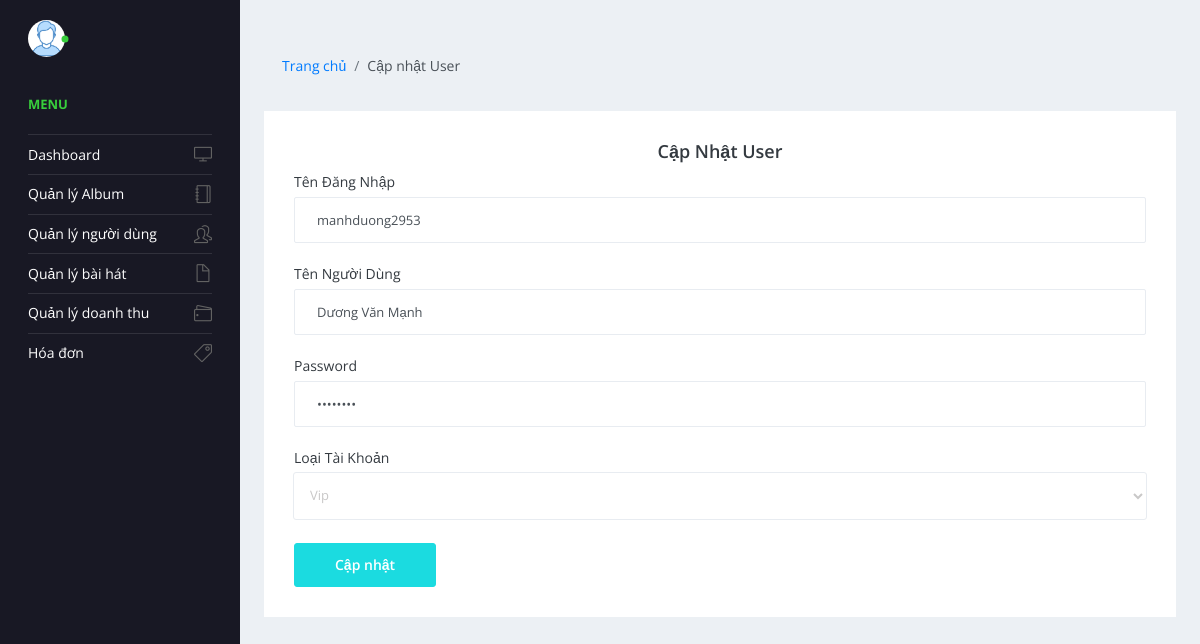
/admin/edit-user.php?id=1 (signed in), run on the app's committed database.
### tables this page shows
CREATE TABLE `user` (
  `id_user` int(11) NOT NULL,
  `user_name` varchar(255) NOT NULL,
  `account_name` varchar(255) NOT NULL,
  `password` varchar(255) NOT NULL,
  `avatar_link` varchar(1000) DEFAULT 'https://static2.yan.vn/YanNews/2167221/202003/dan-mang-du-trend-thiet-ke-avatar-du-kieu-day-mau-sac-tu-anh-mac-dinh-b0de2bad.jpg',
  `type_account` varchar(255) DEFAULT 'free',
  `role` int(11) DEFAULT 0
);

### admin/edit-user.php (the view, shortened to what this page needs)
<?php
include('../Config/configConnectDB.php');
$id = $_GET['id'];
$sql = "SELECT * FROM user WHERE id_user=$id";
$result = $conn->query($sql);
$row = $result->fetch_assoc();
?>
  <!DOCTYPE html>
  <html lang="en">
  <head>
    <link rel="stylesheet" href="vendors/simple-line-icons/css/simple-line-icons.css">
    <link rel="stylesheet" href="vendors/flag-icon-css/css/flag-icon.min.css">
    <link rel="stylesheet" href="vendors/css/vendor.bundle.base.css">
    <link rel="stylesheet" href="vendors/select2/select2.min.css">
    <link rel="stylesheet" href="vendors/select2-bootstrap-theme/select2-bootstrap.min.css">
    <link rel="stylesheet" href="css/style.css" />
  </head>
  <body>
    <div class="container-scroller">
      <div class="container-fluid page-body-wrapper">
        <?php include_once('includes/sidebar.php'); ?>
        <div class="main-panel">
          <div class="content-wrapper">
            <div class="page-header">
              <nav aria-label="breadcrumb">
                <ol class="breadcrumb">
                  <li class="breadcrumb-item"><a href="dashboard.php">Trang chủ</a></li>
                  <li class="breadcrumb-item active" aria-current="page"> Cập nhật User</li>
                </ol>
              </nav>
            </div>
            <div class="row">
              <div class="col-12 grid-margin stretch-card">
                <div class="card">
                  <div class="card-body">
                    <h4 class="card-title" style="text-align: center;">Cập nhật User</h4>
                    <form class="forms-sample" method="POST">
                        <div class="form-group">
                            <label>Tên Đăng Nhập</label>
                            <input type="text" name="account_name" class="form-control" value="<?php echo $row['account_name']; ?>" required>
                        </div>
                        <div class="form-group">
                            <label>Tên Người Dùng</label>
                            <input type="text" name="user_name" class="form-control" value="<?php echo $row['user_name']; ?>" required>
                        </div>
                        <div class="form-group">
                            <label>Password</label>
                            <input type="password" name="password" class="form-control" value="<?php echo $row['password']; ?>" required>
                        </div>
                        <div class="form-group">
                            <label>Loại Tài Khoản</label>
                            <select name="type_account" class="form-control">
                                <option value="vip" <?php echo $row['type_account'] == 'vip' ? 'selected' : ''; ?>>Vip</option>
                            </select>
                        </div>
                        <button type="submit" class="btn btn-primary">Cập nhật</button>
                    </form>
                  </div>
                </div>
              </div>
            </div>
          </div>
        </div>
      </div>
    </div>
  </body>
  </html>

### data on the page
user: account_name "manhduong2953", user_name "Dương Văn Mạnh", type_account "Vip"
